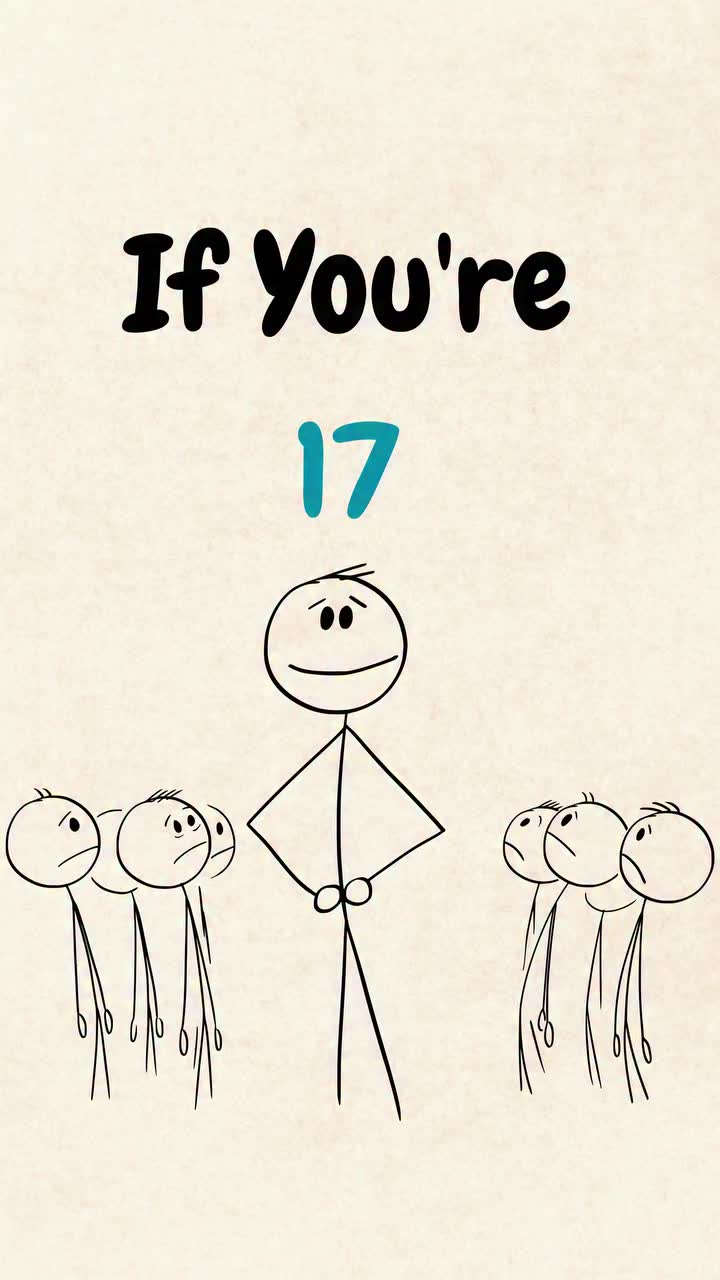
#> input picture reference/frames/ref-01.jpg, 720 x 1280 px
$ python -i pod_market_intake.py   (imports and definitions only)
#> lines starting #> are read from the running program, lines starting #| are printed output that depends on the picture; after the words box and inside, x2 and y2 are one past the last pixel; in counts of white or black regions, pixels touching at a corner belong together
### scripts/pod_raster.py
"""Validate raster headers before allocating decoded pixels.

The ceiling is a safety bound, not a measured free-tier throughput guarantee.
All callers must use the yielded file object, not reopen the path after validation.
"""
from contextlib import contextmanager
import warnings
from PIL import Image

MAX_RASTER_PIXELS = 100_000_000


@contextmanager
def open_raster(path, expected_size=None):
    if expected_size is not None and (
            not isinstance(expected_size, (list, tuple)) or len(expected_size) != 2 or
            any(type(v) is not int or v <= 0 for v in expected_size)):
        raise ValueError('IMAGE_SIZE_MISMATCH')
    try:
        # Pillow's warning threshold is process-global and normally nonfatal.
        # Apply our explicit ceiling regardless of that warning configuration.
        with warnings.catch_warnings():
            warnings.simplefilter('ignore', Image.DecompressionBombWarning)
            image = Image.open(path)
    except Image.DecompressionBombError as exc:
        raise ValueError('IMAGE_PIXEL_LIMIT') from exc
    with image:
        w, h = image.size
        if min(w, h) <= 0 or w * h > MAX_RASTER_PIXELS:
            raise ValueError('IMAGE_PIXEL_LIMIT')
        if expected_size is not None and (w, h) != tuple(expected_size):
            raise ValueError('IMAGE_SIZE_MISMATCH')
        if getattr(image, 'n_frames', 1) != 1:
            raise ValueError('IMAGE_MULTIFRAME_UNSUPPORTED')
        yield image

### scripts/pod_market_intake.py
"""Permitted JSON-LD intake plus local regional registry screening. No access bypass."""
import argparse
import difflib
import hashlib
import io
import json
import re
import sys
import time
import unicodedata
import urllib.parse
import urllib.request
from decimal import Decimal, InvalidOperation
from html.parser import HTMLParser
from pathlib import Path
import cv2
import numpy as np
from pod_common import open_regular_binary, PLATFORMS, canonical, read_json, save_json, verified, sign
from pod_raster import open_raster

class NoRedirect(urllib.request.HTTPRedirectHandler):
    def redirect_request(self, *args, **kwargs):
        raise ValueError('REDIRECT_BLOCKED')

MAX_SOURCE_BYTES = 2 * 1024 * 1024
MAX_REFERENCE_BYTES = 16 * 1024 * 1024  # Existing artifact-store object ceiling.

# [16 lines left out: functions validate_source_url, fetch_market, not called in this run]

class ProductParser(HTMLParser):
    # [9 lines left out: functions __init__, handle_starttag, not called in this run]
    def handle_data(self, text):
        if self.capture:
            self.text.append(text)
    # [22 lines left out: functions handle_endtag, products, not called in this run]

def normalize(text):
    return unicodedata.normalize('NFC', str(text)).casefold().strip()

def text_list(value, allow_empty=False):
    return (isinstance(value, list) and (allow_empty or bool(value)) and
            all(isinstance(item, str) and bool(item.strip()) for item in value))

# [46 lines left out: function screen, not called in this run]

def analyze_reference(image_path):
    # Validate dimensions/frame count before decoding. Keep the validated file
    # open through conversion rather than reopening a potentially replaced path.
#> called with image_path = '../reference/frames/ref-01.jpg'
    with open_raster(image_path) as image:
#> image is the input picture: PIL image 720x1280 RGB; mean R, G, B 235.7, 229.1, 214.9
        w, h = image.size
#> w = 720; h = 1280
        with image.convert('L') as grayscale:
            pixels = np.array(grayscale)
    edges = cv2.Canny(pixels, 80, 180)
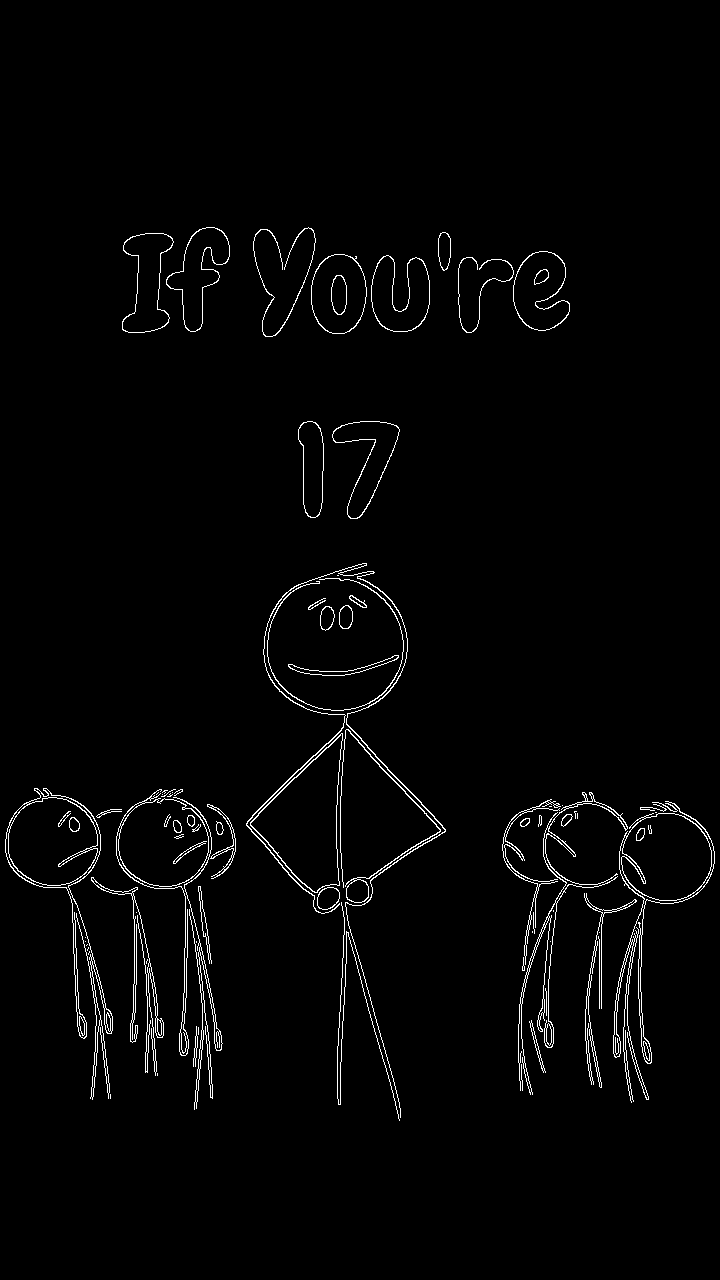
#> edges: shape (1280, 720); 2% white in thin lines or dots, all inside (x1, y1, x2, y2) = (5, 227, 715, 1121)
    components, _ = cv2.findContours(edges, cv2.RETR_EXTERNAL, cv2.CHAIN_APPROX_SIMPLE)
#> components = 76 contours, 39 with area under 20; largest, box (x1, y1, x2, y2) and area: (250, 733, 343, 893) 7810, (613, 801, 715, 1103) 6970, (5, 788, 113, 1100) 6650, (116, 789, 209, 1056) 6324, (311, 254, 367, 334) 3509
    boxes = [cv2.boundingRect(c) for c in components if cv2.contourArea(c) > 16]
#> boxes = 38 items, first 6: (193, 1026, 5, 41), (529, 1020, 17, 53), (79, 1016, 6, 20), (189, 909, 15, 201), (584, 893, 53, 195), (317, 887, 23, 23)
    return {'display_pixels': [w, h], 'edge_density': float(np.mean(edges > 0)),
            'normalized_regions': [[x/w, y/h, bw/w, bh/h] for x, y, bw, bh in boxes],
            'print_dimensions': None, 'font_identity': None,
            'limitation': 'Displayed pixels and edges do not establish original print geometry or aesthetic quality.'}

# [123 lines left out: functions run, main, not called in this run]

# [2 lines not run here, left out]

>>> result = analyze_reference('../reference/frames/ref-01.jpg')
#> result = 6 items
